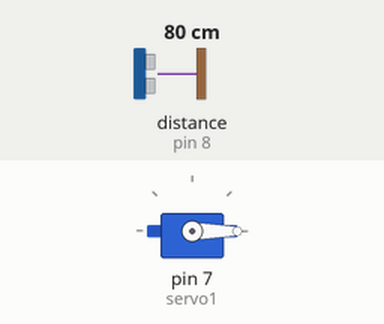
A sketch run on a simulated Arduino Uno, built with avr-gcc and run on an emulated ATmega328P. Shown: servo. Wiring (inferred from the names in the program): ultrasonic range finder: trigger pin 9; echo pin 8. The inputs (shaded band) are chosen by the test bench; at power-on: distance to the obstacle (sensor on pin 8) 80 cm. The echo pulse lasts 58.3 µs per cm.

Above: at 1.2 s.
1.3 s: distance to the obstacle (sensor on pin 8) set to 13 cm
2.8 s: distance to the obstacle (sensor on pin 8) set to 10 cm
At 3.4 s:
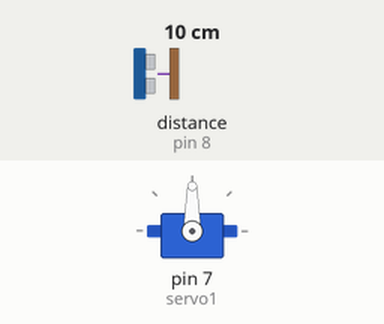
4.3 s: distance to the obstacle (sensor on pin 8) set to 18 cm
At 4.6 s:
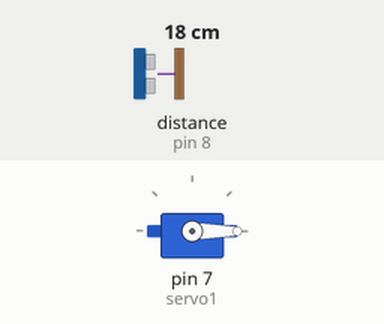
5.8 s: distance to the obstacle (sensor on pin 8) set to 2 cm
At 6.9 s:
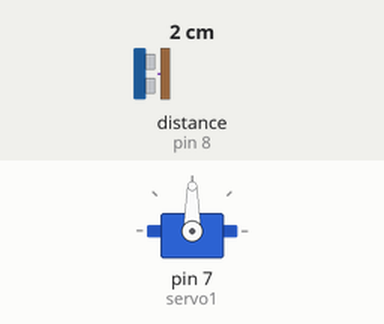
Timing chart, 0 to 8.3 s (numbered marks = the images above; inputs shaded):
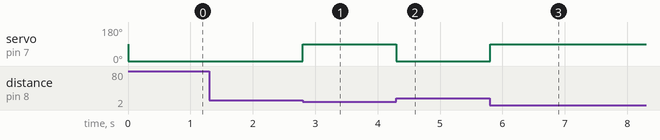

The sketch:

servo.ino
```cpp
#include<Servo.h>
Servo servo1;
int trigPin=9;
int echoPin=8;
long distance;
long duration;

void setup()
{
  servo1.attach(7);
  pinMode(trigPin,OUTPUT);
  pinMode(echoPin,INPUT);
}

void loop()
{
  ultra();
  servo1.write(0);
  if(distance <=10)
  {
    servo1.write(90);
  }
}

void ultra()
{
  digitalWrite(trigPin,LOW);
  delayMicroseconds(2);
  digitalWrite(trigPin,HIGH);
  delayMicroseconds(10);
  digitalWrite(trigPin,LOW);
  duration = pulseIn(echoPin,HIGH);
  distance = duration*0.034/2;
}
```

Measured:
- the behaviour switches between 12 and 11 cm on distance to the obstacle (sensor on pin 8) (found by bisection; images 0 and 1)
- after the input at 1.3 s, every drawn part: stays the same
- after the input at 2.8 s, servo on pin 7 (servo1): 0° → 90° at once
- after the input at 4.3 s, servo on pin 7 (servo1): 90° → 0° at once
- after the input at 5.8 s, servo on pin 7 (servo1): 0° → 90° at once
